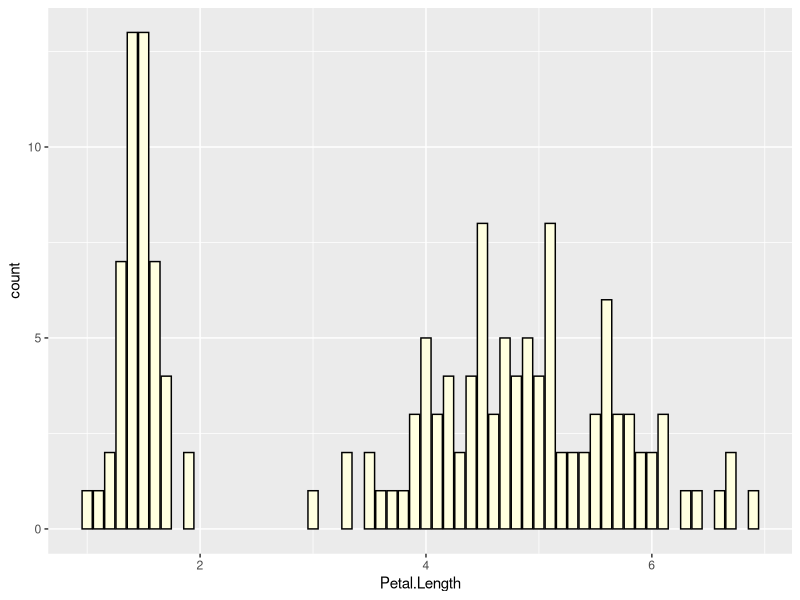
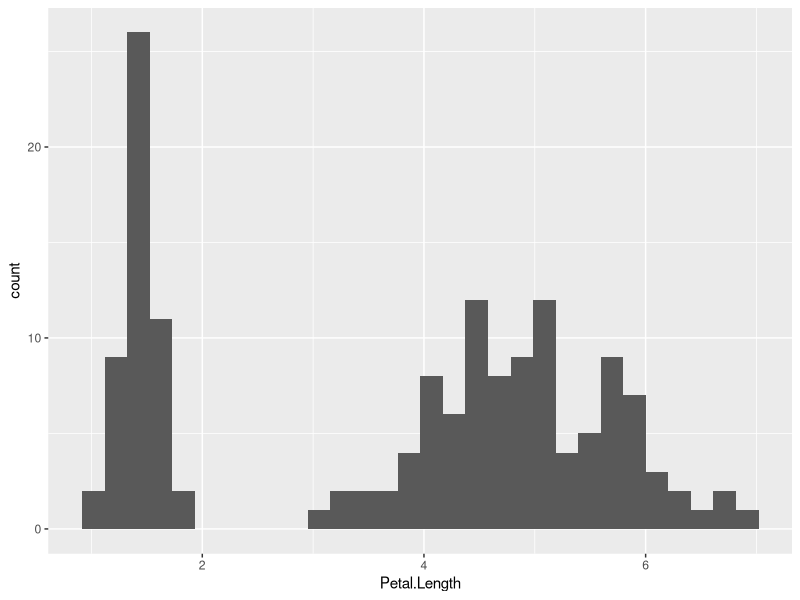
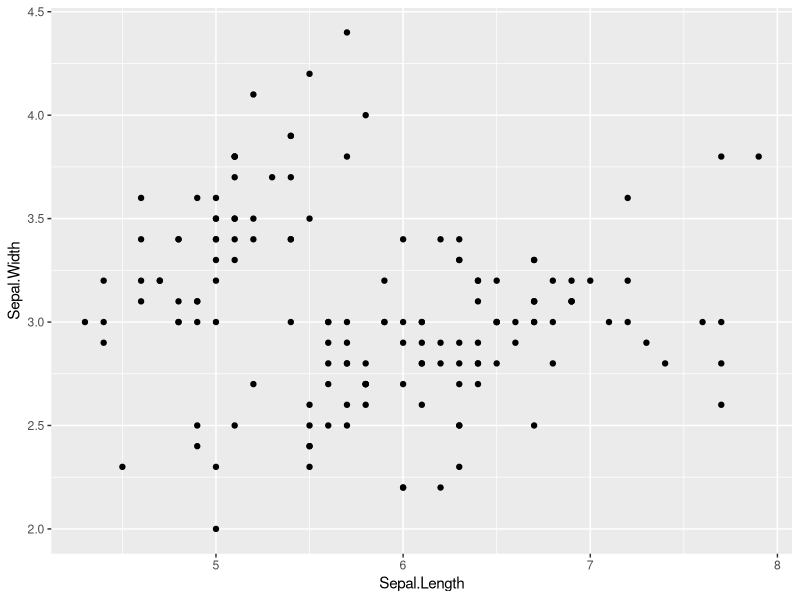
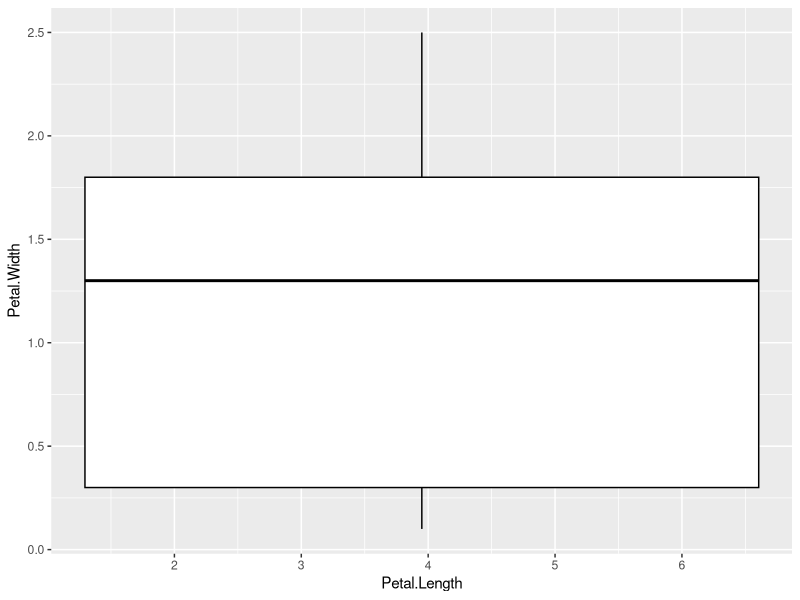

Write R code to recreate these figures, in order.
library(ggplot2)

#單變數:類別型
ggplot(data = iris, aes(x= Petal.Length)) + geom_bar(fill = "lightyellow", colour = "black")

#單變數:連續型
ggplot(data = iris,aes(x = Petal.Length)) + geom_histogram()

#雙變數:連續V.S.連續
ggplot(data = iris,aes(x = Sepal.Length, y = Sepal.Width)) + geom_point()

#雙變數:離散V.S.連續
ggplot(iris,aes(x = Petal.Length, y = Petal.Width)) + geom_boxplot(colour = "black")






